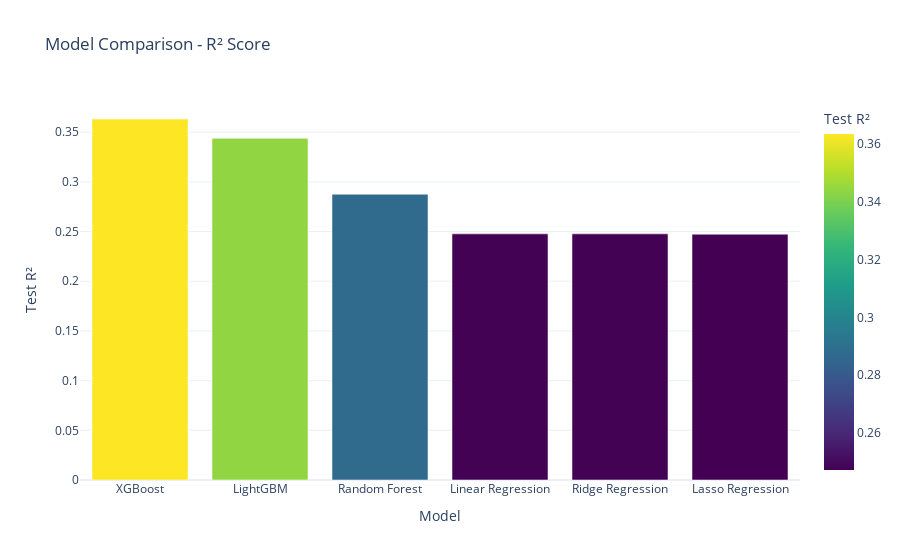

Notebook code cell kept with this figure:
### Code cell
fig = px.bar(
    comparison_df,
    x='Model',
    y='Test R²',
    title='Model Comparison - R² Score',
    color='Test R²',
    color_continuous_scale='Viridis'
)
fig.update_layout(template='plotly_white')
fig.write_html('reports/figures/21_ml_model_comparison_r2.html')
fig.show()

### Figure 1 — Plotly figure (JSON) as saved in the notebook; plotly's stock layout.template omitted (floating-point values rounded to 4 significant figures)
{"data": [{"hovertemplate": "Model=%{x}<br>Test R²=%{marker.color}<extra></extra>", "legendgroup": "", "marker": {"color": [0.3633, 0.3438, 0.2876, 0.2477, 0.2477, 0.2473], "coloraxis": "coloraxis", "pattern": {"shape": ""}}, "name": "", "orientation": "v", "showlegend": false, "textposition": "auto", "type": "bar", "x": ["XGBoost", "LightGBM", "Random Forest", "Linear Regression", "Ridge Regression", "Lasso Regression"], "xaxis": "x", "y": [0.3633, 0.3438, 0.2876, 0.2477, 0.2477, 0.2473], "yaxis": "y"}], "layout": {"barmode": "relative", "coloraxis": {"colorbar": {"title": {"text": "Test R²"}}, "colorscale": [[0, "#440154"], [0.1111, "#482878"], [0.2222, "#3e4989"], [0.3333, "#31688e"], [0.4444, "#26828e"], [0.5556, "#1f9e89"], [0.6667, "#35b779"], [0.7778, "#6ece58"], [0.8889, "#b5de2b"], [1, "#fde725"]]}, "legend": {"tracegroupgap": 0}, "title": {"text": "Model Comparison - R² Score"}, "xaxis": {"anchor": "y", "domain": [0, 1], "title": {"text": "Model"}}, "yaxis": {"anchor": "x", "domain": [0, 1], "title": {"text": "Test R²"}}}}
